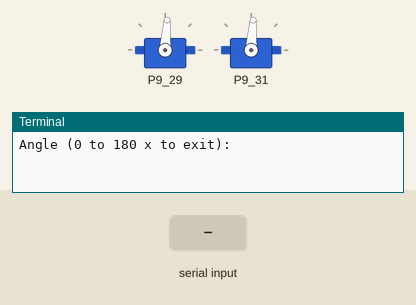
Recording of a program running on a simulated BeagleBone Black. On the bench: 2 × servo, the last lines printed to the terminal. The test bench sets the inputs (shaded band). Servo angles are drawn from the pulse width (0.5 ms = 0°, 2.5 ms = 180°).

Above: at 2.2 s.
2.3 s: "5" typed at the terminal
At 3.2 s:
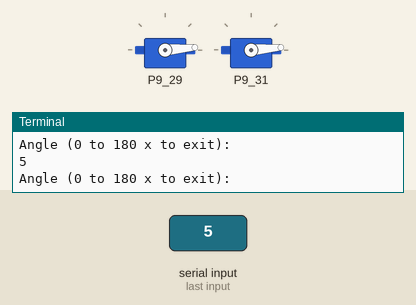
3.8 s: "200" typed at the terminal
At 4.3 s:
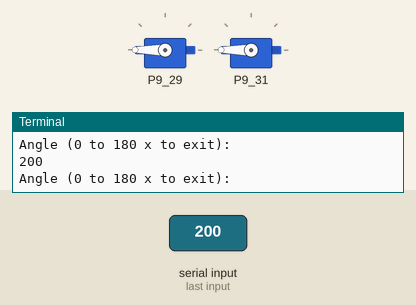
5.3 s: "90" typed at the terminal
At 6.6 s:
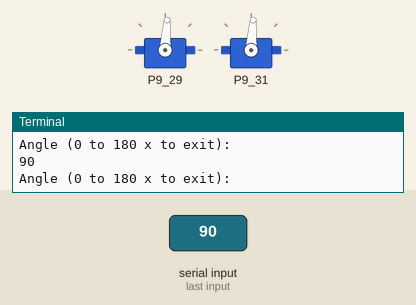
Timing chart, 0 to 8.3 s (numbered marks = the images above; inputs shaded):
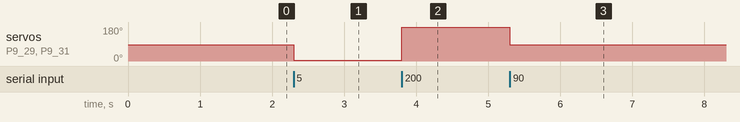

Measured:
- after the input at 2.3 s, servo on P9_29, servo on P9_31: 86° → 5° at once
- after the input at 3.8 s, servo on P9_29, servo on P9_31: 5° → 180° at once
- after the input at 5.3 s, servo on P9_29, servo on P9_31: 180° → 86° at once

The program:

BBB_DualServo.py
```python
#! /usr/bin/env python

##########################################################################################
# BBB_DualServo.py
#
# Script to run two servos in coordination
#
# NOTE: Any plotting is set up for output, not viewing on screen.
#       So, it will likely be ugly on screen. The saved PDFs should look
#       better.
#
# Created: 05/03/15
#   - Joshua Vaughan
#   - joshua.vaughan@louisiana.edu
#   - http://www.ucs.louisiana.edu/~jev9637
#
# Modified:
#   *
#
##########################################################################################

import Adafruit_BBIO.PWM as PWM
import time

class Servo():

    def __init__(self, servo_pin):
        # Define duty cycle parameters for all servos
        self.duty_min = 3.
        self.duty_max = 14.5
        self.duty_span = self.duty_max - self.duty_min
        self.duty_mid = ((90.0 / 180) * self.duty_span + self.duty_min)

        self.servo_pin = servo_pin
        PWM.start(self.servo_pin, self.duty_mid, 60.0)

    def set_servo_angle(self, angle):
        angle_f = float(angle)
        duty = ((angle_f / 180) * self.duty_span + self.duty_min)
        PWM.set_duty_cycle(self.servo_pin, duty)

    def close_servo(self):
        PWM.stop(self.servo_pin)


if __name__ == "__main__":

    time.sleep(1)

#     # Workaround for Adafruit library bug
#     PWM.start('P9_29', 0)
#     PWM.start('P9_31', 0)
#     PWM.set_frequency('P9_29', 60.0)
#     PWM.set_frequency('P9_31', 60.0)

    servo_left = Servo('P9_29')
    servo_right = Servo('P9_31')

#     servo_left.set_servo_angle(90)
#     servo_right.set_servo_angle(90)

    try:
        while True:
            angle = raw_input("Angle (0 to 180 x to exit):")

            if angle == 'x':
                servo_left.close_servo()
                servo_right.close_servo()
                break

            servo_left.set_servo_angle(angle)
            servo_right.set_servo_angle(angle)

    except KeyboardInterrupt:
        servo_left.close_servo()
        servo_right.close_servo()
        PWM.cleanup()
    
```
